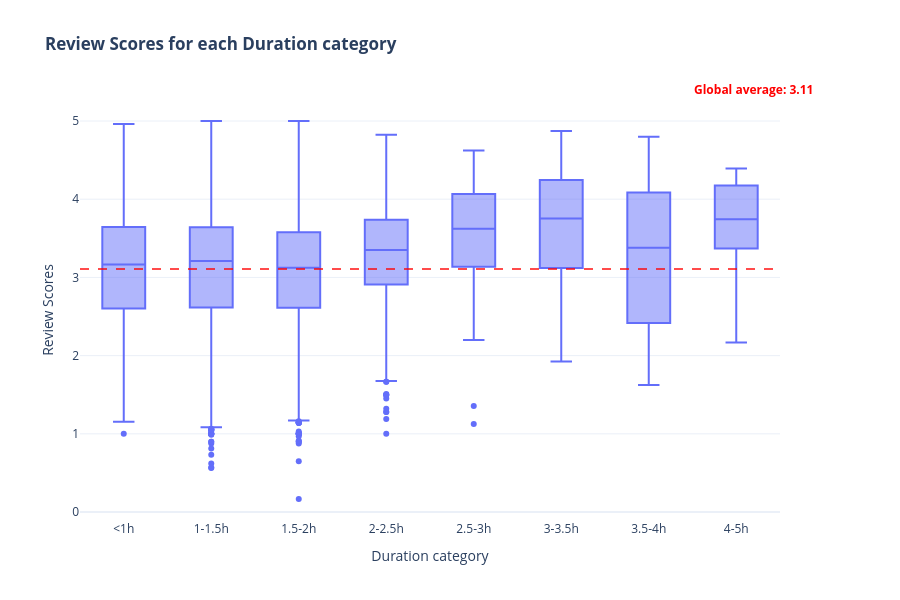

Write notebook code for a chart like this one.
### Code cell
fig = px.box(
    df_movie_duration_with_scores,
    x='duration_category',
    y='review_score',
    title='<b>Review Scores for each Duration category</b>',
    labels={'duration_category': 'Duration', 'review_score': 'Review Score'},
    height=600,
    category_orders={'duration_category': duration_order}
)

# Global mean
global_mean = df_movie_duration_with_scores['review_score'].mean()

# Mean red line
fig.add_hline(
    y=global_mean,
    line_dash="dash",
    line_color="red",
    line_width=2,
    opacity=0.7
)

# Avarage label
fig.add_annotation(
    x=1.05,
    y=1.05,
    xref="paper",
    yref="paper",
    text=f"<b>Global average: {global_mean:.2f}</b>",
    showarrow=False,
    font=dict(size=12, color="red")
)

# Remove all hover
fig.update_traces(hoverinfo='skip')

# Layout
fig.update_layout(
    xaxis_title="Duration category",
    yaxis_title="Review Scores",
    template='plotly_white',
    showlegend=False,
    hovermode=False,
    margin=dict(r=120)
)

fig.show()

### Figure 1 — Plotly figure (JSON) as saved in the notebook; plotly's stock layout.template omitted (floating-point values rounded to 4 significant figures; data arrays with more than 128 entries replaced by an {"elided": "..."} marker saying what was removed)
{"data": [{"alignmentgroup": "True", "hovertemplate": "Duration=%{x}<br>Review Score=%{y}<extra></extra>", "legendgroup": "", "marker": {"color": "#636efa"}, "name": "", "notched": false, "offsetgroup": "", "orientation": "v", "showlegend": false, "x": {"elided": "11000 str values"}, "x0": " ", "xaxis": "x", "y": {"elided": "11000 float values"}, "y0": " ", "yaxis": "y", "type": "box", "hoverinfo": "skip"}], "layout": {"xaxis": {"anchor": "y", "domain": [0.0, 1.0], "title": {"text": "Duration category"}, "categoryorder": "array", "categoryarray": ["<1h", "1-1.5h", "1.5-2h", "2-2.5h", "2.5-3h", "3-3.5h", "3.5-4h", "4-5h"]}, "yaxis": {"anchor": "x", "domain": [0.0, 1.0], "title": {"text": "Review Scores"}}, "legend": {"tracegroupgap": 0}, "title": {"text": "<b>Review Scores for each Duration category</b>"}, "boxmode": "group", "height": 600, "shapes": [{"line": {"color": "red", "dash": "dash", "width": 2}, "opacity": 0.7, "type": "line", "x0": 0, "x1": 1, "xref": "x domain", "y0": 3.108, "y1": 3.108, "yref": "y"}], "annotations": [{"font": {"color": "red", "size": 12}, "showarrow": false, "text": "<b>Global average: 3.11</b>", "x": 1.05, "xref": "paper", "y": 1.05, "yref": "paper"}], "margin": {"r": 120}, "showlegend": false, "hovermode": false}}
